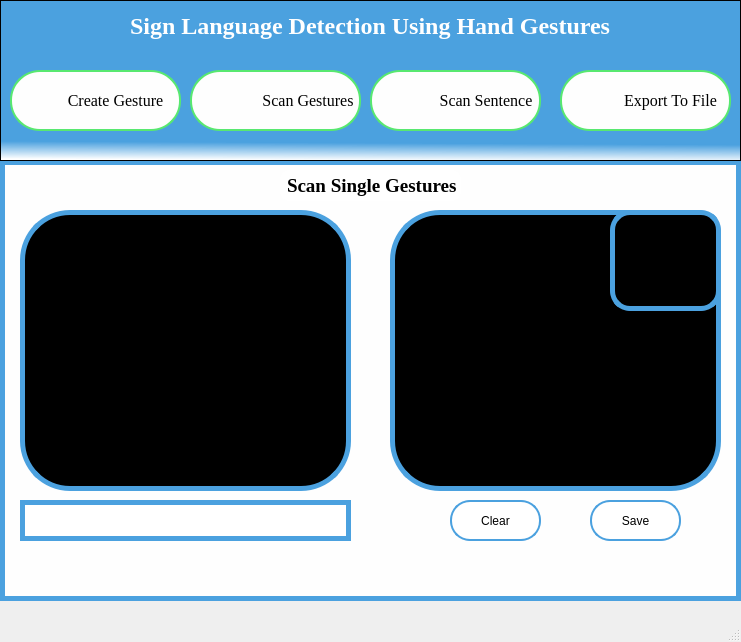
<?xml version="1.0" encoding="UTF-8"?>
<ui version="4.0">
 <class>MainWindow</class>
 <widget class="QMainWindow" name="MainWindow">
  <property name="geometry">
   <rect>
    <x>0</x>
    <y>0</y>
    <width>741</width>
    <height>642</height>
   </rect>
  </property>
  <property name="windowTitle">
   <string>MainWindow</string>
  </property>
  <widget class="QWidget" name="centralwidget">
   <widget class="QGraphicsView" name="graphicsView">
    <property name="geometry">
     <rect>
      <x>0</x>
      <y>160</y>
      <width>741</width>
      <height>441</height>
     </rect>
    </property>
    <property name="styleSheet">
     <string notr="true">background-color:#fefefe;
border: 5px solid #4ba1df;</string>
    </property>
   </widget>
   <widget class="QLabel" name="label">
    <property name="geometry">
     <rect>
      <x>280</x>
      <y>170</y>
      <width>181</width>
      <height>31</height>
     </rect>
    </property>
    <property name="font">
     <font>
      <family>Times New Roman</family>
      <pointsize>14</pointsize>
      <weight>75</weight>
      <bold>true</bold>
     </font>
    </property>
    <property name="styleSheet">
     <string notr="true">color:black;
background-color: white;
border: 2px solid white; border-radius:10px;</string>
    </property>
    <property name="text">
     <string>Scan Single Gestures</string>
    </property>
   </widget>
   <widget class="QTextBrowser" name="textBrowser">
    <property name="enabled">
     <bool>true</bool>
    </property>
    <property name="geometry">
     <rect>
      <x>390</x>
      <y>210</y>
      <width>331</width>
      <height>281</height>
     </rect>
    </property>
    <property name="styleSheet">
     <string notr="true">border: 5px solid #4ba1df; border-radius:50px;
background-color:black;</string>
    </property>
    <property name="frameShape">
     <enum>QFrame::Box</enum>
    </property>
    <property name="html">
     <string>&lt;!DOCTYPE HTML PUBLIC &quot;-//W3C//DTD HTML 4.0//EN&quot; &quot;http://www.w3.org/TR/REC-html40/strict.dtd&quot;&gt;
&lt;html&gt;&lt;head&gt;&lt;meta name=&quot;qrichtext&quot; content=&quot;1&quot; /&gt;&lt;style type=&quot;text/css&quot;&gt;
p, li { white-space: pre-wrap; }
&lt;/style&gt;&lt;/head&gt;&lt;body style=&quot; font-family:'MS Shell Dlg 2'; font-size:8.25pt; font-weight:400; font-style:normal;&quot;&gt;
&lt;p style=&quot;-qt-paragraph-type:empty; margin-top:0px; margin-bottom:0px; margin-left:0px; margin-right:0px; -qt-block-indent:0; text-indent:0px;&quot;&gt;&lt;br /&gt;&lt;/p&gt;&lt;/body&gt;&lt;/html&gt;</string>
    </property>
   </widget>
   <widget class="QGraphicsView" name="graphicsView_2">
    <property name="geometry">
     <rect>
      <x>20</x>
      <y>210</y>
      <width>331</width>
      <height>281</height>
     </rect>
    </property>
    <property name="styleSheet">
     <string notr="true">border: 5px solid #4ba1df; border-radius:50px;
background-color:black;</string>
    </property>
   </widget>
   <widget class="QPushButton" name="pushButton">
    <property name="geometry">
     <rect>
      <x>590</x>
      <y>500</y>
      <width>91</width>
      <height>41</height>
     </rect>
    </property>
    <property name="styleSheet">
     <string notr="true">background-color: white;
font: 16pt &quot;Times New Roman&quot;;
color: black;
border: 2px solid #4ba1df; border-radius:20px;</string>
    </property>
    <property name="text">
     <string>Save</string>
    </property>
   </widget>
   <widget class="QPushButton" name="pushButton_2">
    <property name="geometry">
     <rect>
      <x>450</x>
      <y>500</y>
      <width>91</width>
      <height>41</height>
     </rect>
    </property>
    <property name="styleSheet">
     <string notr="true">background-color: white;
font: 16pt &quot;Times New Roman&quot;;
color: black;
border: 2px solid #4ba1df; border-radius:20px;</string>
    </property>
    <property name="text">
     <string>Clear</string>
    </property>
   </widget>
   <widget class="QFrame" name="frame">
    <property name="geometry">
     <rect>
      <x>20</x>
      <y>500</y>
      <width>331</width>
      <height>41</height>
     </rect>
    </property>
    <property name="styleSheet">
     <string notr="true">border: 5px solid #4ba1df; 
background-color:white;</string>
    </property>
    <property name="frameShape">
     <enum>QFrame::StyledPanel</enum>
    </property>
    <property name="frameShadow">
     <enum>QFrame::Raised</enum>
    </property>
   </widget>
   <widget class="QTextBrowser" name="textBrowser_3">
    <property name="enabled">
     <bool>true</bool>
    </property>
    <property name="geometry">
     <rect>
      <x>610</x>
      <y>210</y>
      <width>111</width>
      <height>101</height>
     </rect>
    </property>
    <property name="styleSheet">
     <string notr="true">border: 5px solid #4ba1df; border-radius:20px;
background-color:black;</string>
    </property>
    <property name="frameShape">
     <enum>QFrame::Box</enum>
    </property>
    <property name="html">
     <string>&lt;!DOCTYPE HTML PUBLIC &quot;-//W3C//DTD HTML 4.0//EN&quot; &quot;http://www.w3.org/TR/REC-html40/strict.dtd&quot;&gt;
&lt;html&gt;&lt;head&gt;&lt;meta name=&quot;qrichtext&quot; content=&quot;1&quot; /&gt;&lt;style type=&quot;text/css&quot;&gt;
p, li { white-space: pre-wrap; }
&lt;/style&gt;&lt;/head&gt;&lt;body style=&quot; font-family:'MS Shell Dlg 2'; font-size:8.25pt; font-weight:400; font-style:normal;&quot;&gt;
&lt;p style=&quot;-qt-paragraph-type:empty; margin-top:0px; margin-bottom:0px; margin-left:0px; margin-right:0px; -qt-block-indent:0; text-indent:0px;&quot;&gt;&lt;br /&gt;&lt;/p&gt;&lt;/body&gt;&lt;/html&gt;</string>
    </property>
   </widget>
   <widget class="QGraphicsView" name="graphicsView_3">
    <property name="geometry">
     <rect>
      <x>0</x>
      <y>0</y>
      <width>741</width>
      <height>161</height>
     </rect>
    </property>
    <property name="toolTip">
     <string>&lt;html&gt;&lt;head/&gt;&lt;body&gt;&lt;p&gt;&lt;br/&gt;&lt;/p&gt;&lt;/body&gt;&lt;/html&gt;</string>
    </property>
    <property name="styleSheet">
     <string notr="true">background-color: qlineargradient(spread:pad, x1:0.543136, y1:0.074, x2:0.52, y2:1, stop:0.880682 rgba(75, 161, 223, 255), stop:1 rgba(255, 255, 255, 255));
</string>
    </property>
   </widget>
   <widget class="QPushButton" name="scan_sen">
    <property name="geometry">
     <rect>
      <x>370</x>
      <y>70</y>
      <width>171</width>
      <height>61</height>
     </rect>
    </property>
    <property name="font">
     <font>
      <family>TImes New Roman</family>
      <pointsize>12</pointsize>
      <weight>50</weight>
      <italic>false</italic>
      <bold>false</bold>
     </font>
    </property>
    <property name="styleSheet">
     <string notr="true">padding-left:65px;
color:black;
background-color:#fefefe;
border: 2px solid #58e870; border-radius:30px;
font: 12pt &quot;TImes New Roman&quot;;
background-image:url(&quot;icons/sent.png&quot;);
background-repeat:none;</string>
    </property>
    <property name="text">
     <string>Scan Sentence </string>
    </property>
   </widget>
   <widget class="QPushButton" name="create">
    <property name="geometry">
     <rect>
      <x>10</x>
      <y>70</y>
      <width>171</width>
      <height>61</height>
     </rect>
    </property>
    <property name="font">
     <font>
      <family>TImes New Roman</family>
      <pointsize>12</pointsize>
      <weight>50</weight>
      <italic>false</italic>
      <bold>false</bold>
     </font>
    </property>
    <property name="layoutDirection">
     <enum>Qt::RightToLeft</enum>
    </property>
    <property name="styleSheet">
     <string notr="true">padding-left:-40px;
color:black;
background-color:#fefefe;
border: 2px solid #58e870; border-radius:30px;
font: 12pt &quot;TImes New Roman&quot;;
background-image:url(&quot;icons/create.png&quot;);
background-repeat:none;</string>
    </property>
    <property name="text">
     <string>Create Gesture</string>
    </property>
   </widget>
   <widget class="QPushButton" name="exp2">
    <property name="geometry">
     <rect>
      <x>560</x>
      <y>70</y>
      <width>171</width>
      <height>61</height>
     </rect>
    </property>
    <property name="font">
     <font>
      <family>TImes New Roman</family>
      <pointsize>12</pointsize>
      <weight>50</weight>
      <italic>false</italic>
      <bold>false</bold>
     </font>
    </property>
    <property name="styleSheet">
     <string notr="true">padding-left:50px;
color:black;
background-color:#fefefe;
border: 2px solid #58e870; border-radius:30px;
font: 12pt &quot;TImes New Roman&quot;;
background-image:url(&quot;icons/export.png&quot;);
background-repeat:none;</string>
    </property>
    <property name="text">
     <string>Export To File</string>
    </property>
    <property name="checkable">
     <bool>false</bool>
    </property>
    <property name="autoRepeat">
     <bool>false</bool>
    </property>
    <property name="autoExclusive">
     <bool>false</bool>
    </property>
    <property name="autoDefault">
     <bool>false</bool>
    </property>
    <property name="default">
     <bool>false</bool>
    </property>
    <property name="flat">
     <bool>false</bool>
    </property>
   </widget>
   <widget class="QPushButton" name="scan_sinlge">
    <property name="geometry">
     <rect>
      <x>190</x>
      <y>70</y>
      <width>171</width>
      <height>61</height>
     </rect>
    </property>
    <property name="font">
     <font>
      <family>TImes New Roman</family>
      <pointsize>12</pointsize>
      <weight>50</weight>
      <italic>false</italic>
      <bold>false</bold>
     </font>
    </property>
    <property name="layoutDirection">
     <enum>Qt::LeftToRight</enum>
    </property>
    <property name="autoFillBackground">
     <bool>false</bool>
    </property>
    <property name="styleSheet">
     <string notr="true">padding-left:65px;
color:black;
background-color:#fefefe;
border:2px solid #58e870; border-radius:30px;
font: 12pt &quot;TImes New Roman&quot;;
background-image:url(&quot;icons/scan.png&quot;);
background-repeat:none;</string>
    </property>
    <property name="text">
     <string>Scan Gestures</string>
    </property>
   </widget>
   <widget class="QLabel" name="label_2">
    <property name="geometry">
     <rect>
      <x>130</x>
      <y>10</y>
      <width>491</width>
      <height>31</height>
     </rect>
    </property>
    <property name="font">
     <font>
      <family>Times New Roman</family>
      <pointsize>18</pointsize>
      <weight>75</weight>
      <bold>true</bold>
     </font>
    </property>
    <property name="styleSheet">
     <string notr="true">color:white;</string>
    </property>
    <property name="text">
     <string>Sign Language Detection Using Hand Gestures</string>
    </property>
   </widget>
  </widget>
  <widget class="QMenuBar" name="menubar">
   <property name="geometry">
    <rect>
     <x>0</x>
     <y>0</y>
     <width>741</width>
     <height>21</height>
    </rect>
   </property>
  </widget>
  <widget class="QStatusBar" name="statusbar"/>
 </widget>
 <resources/>
 <connections/>
</ui>
